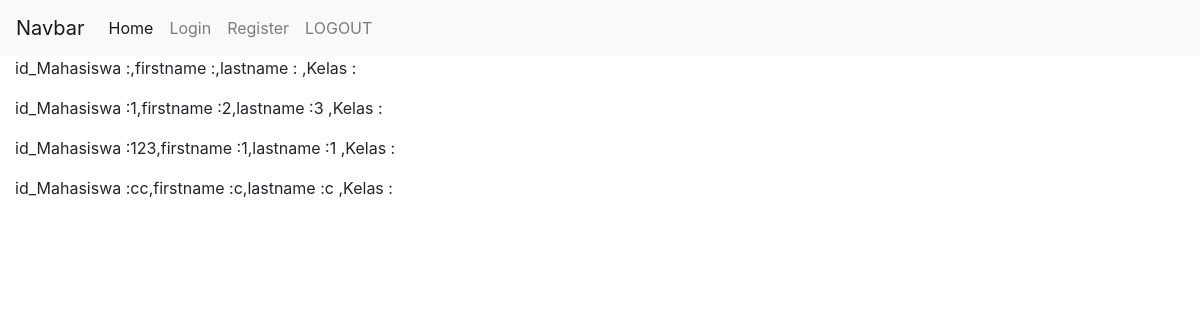
The app's page /view-profil-siswa, older data.
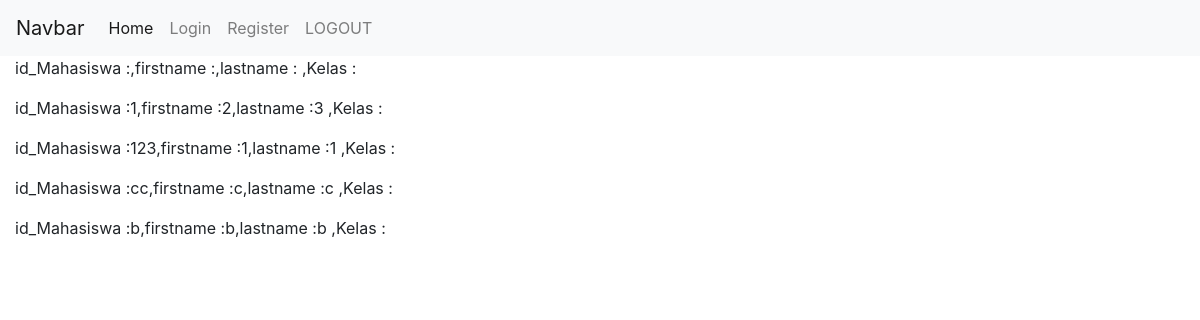
The same page, newer data.
### models.py (models this page shows)
class mahasiswa(db.Model):
    id_Mahasiswa = db.Column(db.String, primary_key=True)
    firstname = db.Column(db.String(50))
    lastname = db.Column(db.String(50))
    kelas = db.Column(db.String(10))
    password = db.Column(db.String(50))
    email = db.Column(db.String(50), unique=True, index=True)

### routing.py (the view)
@app.route('/view-profil-siswa')
def view():
    return render_template("view.html",values=mahasiswa.query.all())

### templates/view.html (shortened to what this page needs)
{% extends   "base.html" %}
{% block content  %}
    {% for item in values %}
        <P> id_Mahasiswa :{{item.id_Mahasiswa}},firstname :{{item.firstname}},lastname :{{item.lastname}} ,Kelas : {{item.Kelas}}</p>
    {% endfor %}
{% endblock  %}

### templates/base.html (shortened to what this page needs)
<!doctype html>
<html>
<head>
    <link rel="stylesheet" href="https://stackpath.bootstrapcdn.com/bootstrap/4.5.0/css/bootstrap.min.css">
</head>
<body>
    <nav class="navbar navbar-expand-lg navbar-light bg-light">
        <a class="navbar-brand" href="#">Navbar</a>
        <div class="collapse navbar-collapse" id="navbarSupportedContent">
          <ul class="navbar-nav mr-auto">
                  <li class="nav-item active">
                        <a class="nav-link" href="http://127.0.0.1:5000/">Home <span class="sr-only">(current)</span></a>
                  </li>
                  <li class="nav-item">
                        <a class="nav-link" href="http://127.0.0.1:5000/login">Login</a>
                  </li>
                  <li class="nav-item">
                        <a class="nav-link" href="http://127.0.0.1:5000/register">Register</a>
                  </li>
                  <li class="nav-item">
                        <a class="nav-link" href="http://127.0.0.1:5000/logout">LOGOUT</a>
                  </li>
          </ul>
        </div>
    </nav>
    <div class="container-fluid">
      {% block content%}
      {% endblock %}
    </div>
</body>
</html>

Row changes from the older to the newer data that the page shows:
added mahasiswa: id_Mahasiswa "b", firstname "b", lastname "b"
